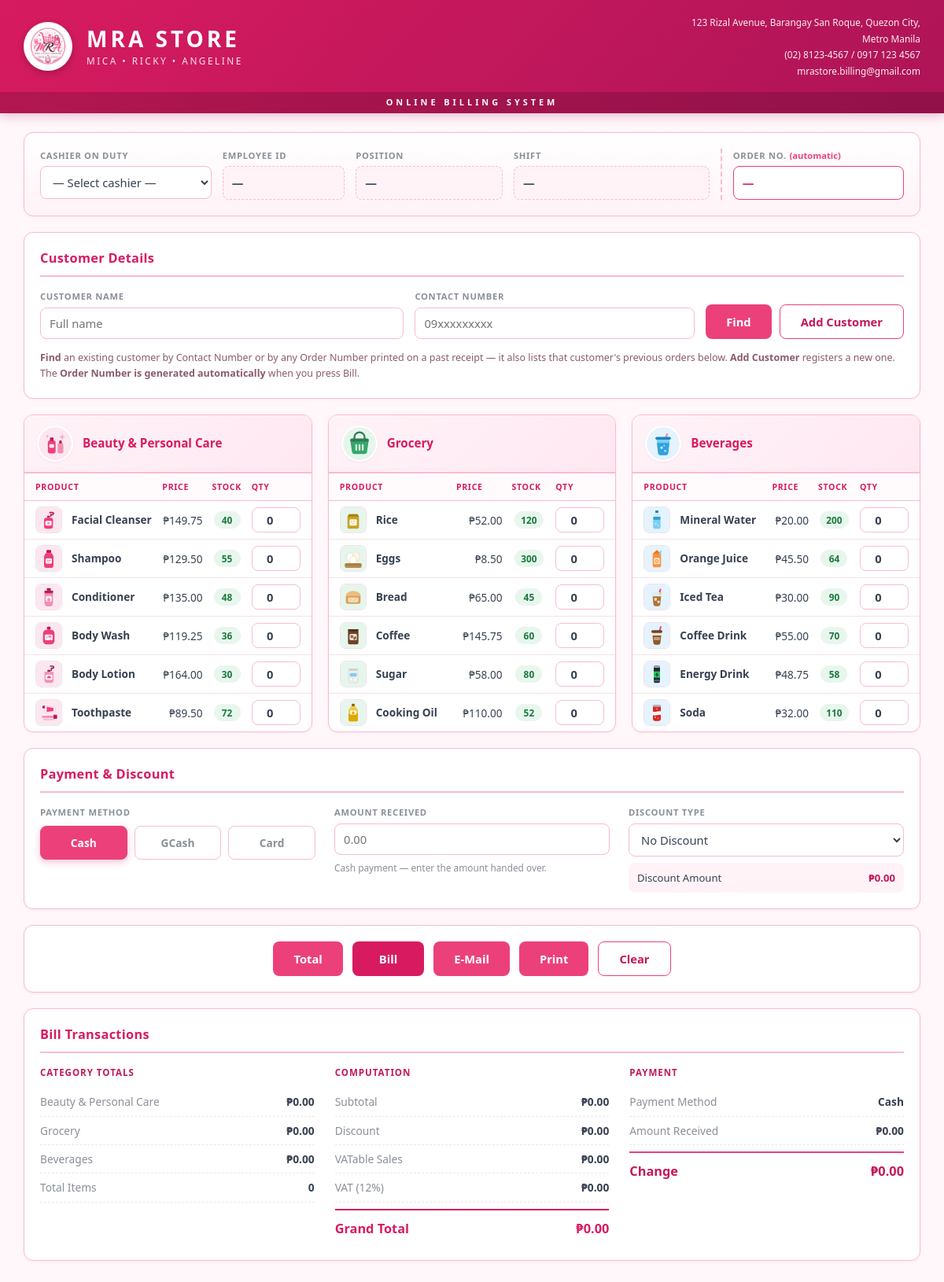
The page / on the database its author committed.
### tables this page shows
CREATE TABLE `products` (
  `product_id`   int(11) NOT NULL AUTO_INCREMENT,
  `category`     varchar(60)  NOT NULL,
  `product_name` varchar(120) NOT NULL,
  `price`        decimal(10,2) NOT NULL DEFAULT 0.00,
  `stock`        int(11)      NOT NULL DEFAULT 0,
  `image`        varchar(160) DEFAULT NULL,
  PRIMARY KEY (`product_id`),
  KEY `category` (`category`)
);

### config/store.php (called while the page is built)
<?php
return array(
    'name'    => 'MRA STORE',
    'tagline' => 'MICA • RICKY • ANGELINE',
    'address' => '123 Rizal Avenue, Barangay San Roque, Quezon City, Metro Manila',
    'contact' => '(02) 8123-4567  /  0917 123 4567',
    'email'   => 'mrastore.billing@gmail.com',
    'logo'    => 'assets/img/logo.png',
);

### config/bootstrap.php (called while the page is built, shortened)
<?php
require_once __DIR__ . '/../classes/Product.php';
function store()
{
    static $store = null;
    if ($store == null) {
        $store = require __DIR__ . '/store.php';
    }
    return $store;
}

### classes/Product.php (called while the page is built, shortened)
<?php
class Product
{
    private $db;
    public function __construct($db)
    {
        $this->db = $db;
    }
    public function all()
    {
        $sql = "SELECT p.product_id,
                       p.category,
                       p.product_name,
                       p.price,
                       p.stock,
                       p.image,
                       c.image      AS category_image,
                       c.sort_order AS category_order
                  FROM products p
             LEFT JOIN categories c ON c.category_name = p.category
              ORDER BY COALESCE(c.sort_order, 999), p.category, p.product_id";
        $stmt = $this->db->query($sql);
        $rows = $stmt->fetchAll();
        foreach ($rows as $index => $row) {
            $rows[$index]['price'] = (float) $row['price'];
            $rows[$index]['stock'] = (int) $row['stock'];
        }
        return $rows;
    }
    public function grouped()
    {
        $grouped = array();
        foreach ($this->all() as $product) {
            $category = $product['category'];
            if (!isset($grouped[$category])) {
                $image = $product['category_image'];
                $grouped[$category] = array(
                    'name'     => $category,
                    'image'    => $image,
                    'products' => array()
                );
            }
            $grouped[$category]['products'][] = $product;
        }
        return $grouped;
    }
}

### index.php (the view, shortened to what this page needs)
<?php
require_once __DIR__ . '/config/bootstrap.php';
$store = store();
$grouped   = array();
try {
    $pdo = db();
    $productModel  = new Product($pdo);
    $grouped       = $productModel->grouped();
} catch (Exception $e) {
    $dbError = $e->getMessage();
}
function h($text)
{
    return htmlspecialchars((string) $text, ENT_QUOTES, 'UTF-8');
}
?>
<!DOCTYPE html>
<html lang="en">
<head>
    <link rel="stylesheet" href="assets/css/style.css">
</head>
<body>
<header class="app-header">
    <div class="app-header-inner">
        <img src="<?= h($store['logo']) ?>" alt="<?= h($store['name']) ?> logo" class="app-logo"
             onerror="this.style.display='none'">
        <div class="app-title">
            <h1><?= h($store['name']) ?></h1>
            <p class="app-sub"><?= h($store['tagline']) ?></p>
        </div>
        <div class="app-store-info">
            <span><?= h($store['address']) ?></span>
            <span><?= h($store['contact']) ?></span>
            <span><?= h($store['email']) ?></span>
        </div>
    </div>
    <p class="app-strip">Online Billing System</p>
</header>
<main class="container">
    <section class="card counter-card">
        <div class="counter-grid">
            <label class="field">
                <span class="field-label">Cashier on Duty</span>
                <select id="cashierSelect">
                    <option value="">— Select cashier —</option>
                </select>
            </label>
            <div class="field">
                <span class="field-label">Employee ID</span>
                <output class="field-static" id="cashierCode">—</output>
            </div>
            <div class="field">
                <span class="field-label">Position</span>
                <output class="field-static" id="cashierPosition">—</output>
            </div>
            <div class="field">
                <span class="field-label">Shift</span>
                <output class="field-static" id="cashierShift">—</output>
            </div>
            <div class="field field-order">
                <span class="field-label">Order No. <em>(automatic)</em></span>
                <output class="field-static field-order-no" id="orderNumber">—</output>
            </div>
        </div>
    </section>
    <section class="card">
        <h2 class="card-title">Customer Details</h2>
        <div class="customer-grid">
            <label class="field">
                <span class="field-label">Customer Name</span>
                <input type="text" id="customerName" placeholder="Full name">
            </label>
            <label class="field">
                <span class="field-label">Contact Number</span>
                <input type="text" id="contactNumber" placeholder="09xxxxxxxxx">
            </label>
            <div class="find-wrap">
                <button type="button" class="btn" id="btnFind">Find</button>
                <button type="button" class="btn btn-ghost" id="btnAddCustomer">Add Customer</button>
            </div>
        </div>
        <p class="hint">
            <strong>Find</strong> an existing customer by Contact Number or by any Order Number
            printed on a past receipt — it also lists that customer's previous orders below.
            <strong>Add Customer</strong> registers a new one. The <strong>Order Number is
            generated automatically</strong> when you press Bill.
        </p>
    </section>
    <section class="categories">
        <?php foreach ($grouped as $categoryName => $category): ?>
            <div class="card category-card">
                <div class="category-head">
                    <img src="<?= h($category['image']) ?>" alt="<?= h($categoryName) ?>"
                         class="category-img" onerror="this.style.display='none'">
                    <h2 class="category-name"><?= h($categoryName) ?></h2>
                </div>
                <table class="product-table">
                    <thead>
                        <tr>
                            <th colspan="2">Product</th>
                            <th class="col-price">Price</th>
                            <th class="col-stock">Stock</th>
                            <th class="col-qty">Qty</th>
                        </tr>
                    </thead>
                    <tbody>
                    <?php foreach ($category['products'] as $p): ?>
                        <tr>
                            <td class="col-thumb">
                                <img src="<?= h($p['image']) ?>" alt="<?= h($p['product_name']) ?>"
                                     class="product-img" loading="lazy"
                                     onerror="this.src='assets/img/products/placeholder.svg'">
                            </td>
                            <td class="col-name"><?= h($p['product_name']) ?></td>
                            <td class="col-price">₱<?= number_format($p['price'], 2) ?></td>
                            <td class="col-stock">
                                <span class="stock-badge<?= $p['stock'] <= 0 ? ' out' : ($p['stock'] <= 10 ? ' low' : '') ?>"
                                      data-stock-for="<?= (int) $p['product_id'] ?>">
                                    <?= (int) $p['stock'] ?>
                                </span>
                            </td>
                            <td class="col-qty">
                                <input type="number" min="0" max="<?= (int) $p['stock'] ?>" step="1" value="0"
                                       inputmode="numeric" pattern="[0-9]*"
                                       class="qty"
                                       <?= $p['stock'] <= 0 ? 'disabled' : '' ?>
                                       data-product-id="<?= (int) $p['product_id'] ?>"
                                       data-category="<?= h($p['category']) ?>"
                                       data-stock="<?= (int) $p['stock'] ?>"
                                       data-price="<?= (float) $p['price'] ?>">
                            </td>
                        </tr>
                    <?php endforeach; ?>
                    </tbody>
                </table>
            </div>
        <?php endforeach; ?>
    </section>
    <section class="card">
        <h2 class="card-title">Payment &amp; Discount</h2>
        <div class="payment-grid">
            <div class="pay-block">
                <span class="field-label">Payment Method</span>
                <div class="choice-row">
                    <label class="choice">
                        <span class="choice-box">Cash</span>
                    </label>
                    <label class="choice">
                        <span class="choice-box">GCash</span>
                    </label>
                    <label class="choice">
                        <span class="choice-box">Card</span>
                    </label>
                </div>
            </div>
            <div class="pay-block">
                <label class="field">
                    <span class="field-label">Amount Received</span>
                    <input type="text" id="amountReceived" inputmode="decimal"
                           placeholder="0.00" value="">
                </label>
                <p class="pay-note" id="amountNote">Cash payment — enter the amount handed over.</p>
            </div>
            <div class="pay-block">
                <label class="field">
                    <span class="field-label">Discount Type</span>
                    <select id="discountType">
                        <option value="None">No Discount</option>
                    </select>
                </label>
                <div class="pay-inline">
                    <span>Discount Amount</span>
                    <output id="discountAmount">₱0.00</output>
                </div>
            </div>
        </div>
    </section>
    <section class="card">
        <div class="button-bar">
            <button type="button" class="btn" id="btnTotal">Total</button>
            <button type="button" class="btn btn-primary" id="btnBill">Bill</button>
            <button type="button" class="btn" id="btnEmail">E-Mail</button>
            <button type="button" class="btn" id="btnPrint">Print</button>
            <button type="button" class="btn btn-ghost" id="btnClear">Clear</button>
        </div>
    </section>
    <section class="card" id="billTransactions">
        <h2 class="card-title">Bill Transactions</h2>
        <div class="bill-grid">
            <div class="bill-col">
                <h3>Category Totals</h3>
                <?php foreach ($grouped as $categoryName => $category): ?>
                    <div class="bill-row">
                        <span><?= h($categoryName) ?></span>
                        <output data-cat-total="<?= h($categoryName) ?>">₱0.00</output>
                    </div>
                <?php endforeach; ?>
                <div class="bill-row">
                    <span>Total Items</span>
                    <output id="totalItems">0</output>
                </div>
            </div>
            <div class="bill-col">
                <h3>Computation</h3>
                <div class="bill-row"><span>Subtotal</span><output id="subtotal">₱0.00</output></div>
                <div class="bill-row"><span id="discountLabel">Discount</span><output id="discountOut">₱0.00</output></div>
                <div class="bill-row"><span>VATable Sales</span><output id="vatableSales">₱0.00</output></div>
                <div class="bill-row"><span>VAT (12%)</span><output id="vatAmount">₱0.00</output></div>
                <div class="bill-row grand"><span>Grand Total</span><output id="grandTotal">₱0.00</output></div>
            </div>
            <div class="bill-col">
                <h3>Payment</h3>
                <div class="bill-row"><span>Payment Method</span><output id="methodOut">Cash</output></div>
                <div class="bill-row"><span>Amount Received</span><output id="receivedOut">₱0.00</output></div>
                <div class="bill-row change"><span>Change</span><output id="changeDue">₱0.00</output></div>
            </div>
        </div>
    </section>
</main>
</body>
</html>

### rows shown on the page
products: image (picture), product_name "Facial Cleanser", price "149.75", stock "40", stock+product_id+category "0"
products: image (picture), product_name "Shampoo", price "129.50", stock "55", stock+product_id+category "0"
products: image (picture), product_name "Conditioner", price "135.00", stock "48", stock+product_id+category "0"
products: image (picture), product_name "Body Wash", price "119.25", stock "36", stock+product_id+category "0"
products: image (picture), product_name "Body Lotion", price "164.00", stock "30", stock+product_id+category "0"
products: image (picture), product_name "Toothpaste", price "89.50", stock "72", stock+product_id+category "0"
products: image (picture), product_name "Rice", price "52.00", stock "120", stock+product_id+category "0"
products: image (picture), product_name "Eggs", price "8.50", stock "300", stock+product_id+category "0"
products: image (picture), product_name "Bread", price "65.00", stock "45", stock+product_id+category "0"
products: image (picture), product_name "Coffee", price "145.75", stock "60", stock+product_id+category "0"
products: image (picture), product_name "Sugar", price "58.00", stock "80", stock+product_id+category "0"
products: image (picture), product_name "Cooking Oil", price "110.00", stock "52", stock+product_id+category "0"
products: image (picture), product_name "Mineral Water", price "20.00", stock "200", stock+product_id+category "0"
products: image (picture), product_name "Orange Juice", price "45.50", stock "64", stock+product_id+category "0"
products: image (picture), product_name "Iced Tea", price "30.00", stock "90", stock+product_id+category "0"
products: image (picture), product_name "Coffee Drink", price "55.00", stock "70", stock+product_id+category "0"
products: image (picture), product_name "Energy Drink", price "48.75", stock "58", stock+product_id+category "0"
products: image (picture), product_name "Soda", price "32.00", stock "110", stock+product_id+category "0"

### other values the page prints
$store['name'] "MRA STORE"
$store['tagline'] "MICA • RICKY • ANGELINE"
$store['address'] "123 Rizal Avenue, Barangay San Roque, Quezon City, Metro Manila"
$store['contact'] "(02) 8123-4567 / 0917 123 4567"
$store['email'] "mrastore.billing@gmail.com"
$categoryName "Beauty & Personal Care"
$categoryName "Grocery"
$categoryName "Beverages"
